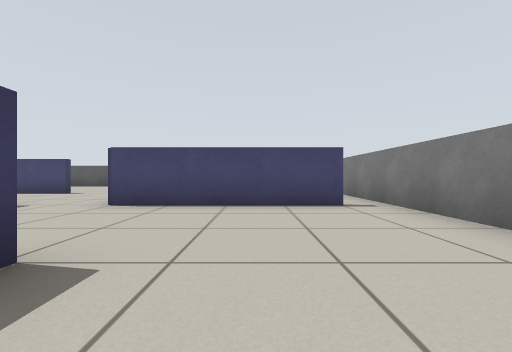
[1] (above)

24 first-person views from a walk through a Gazebo world. The camera is 0.51 m above the floor, looks level and sees 90° across. The floor is counted in squares, 1 m on a side. Each view is taken from the middle of a square. On the plan, view 1 faces up. The plan holds only what a view shows up to about 9 squares ahead; the rest is blank.

[2]
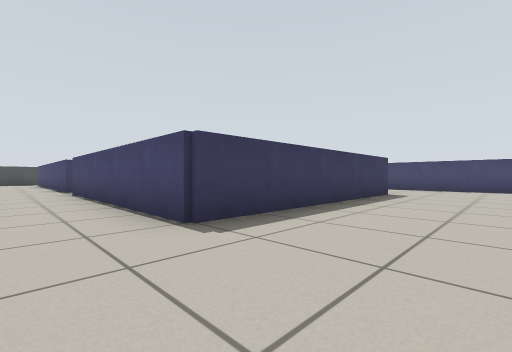

[3]
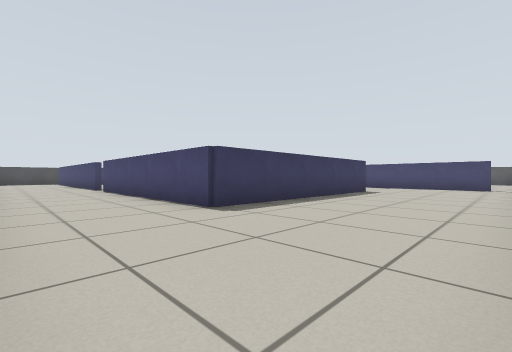

[4]
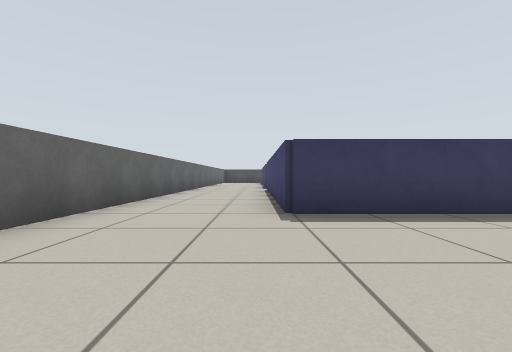

[5]
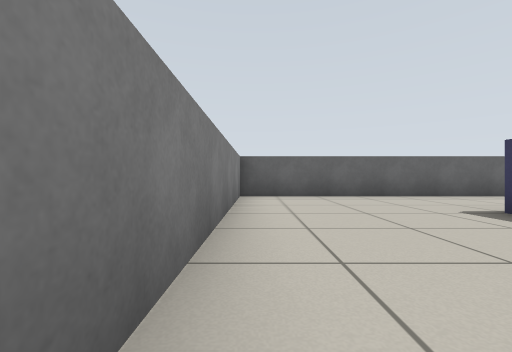

[6]
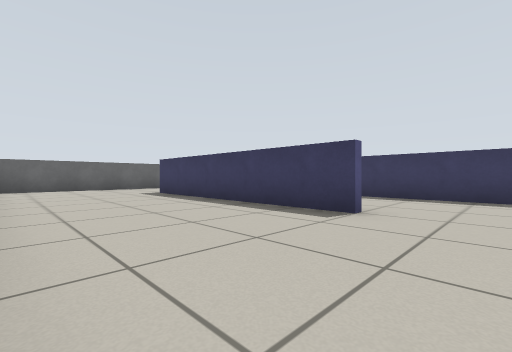

[7]
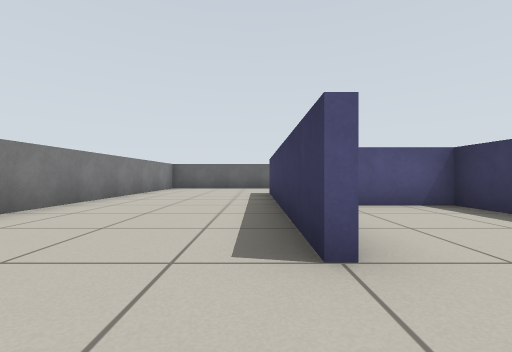

[8]
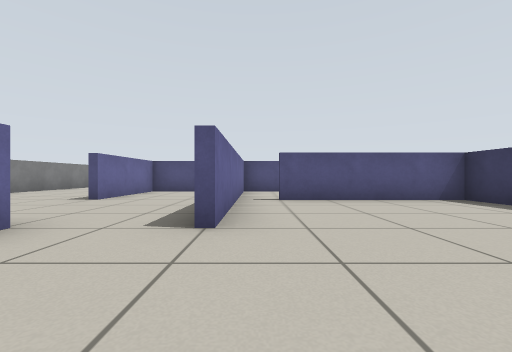

[9]
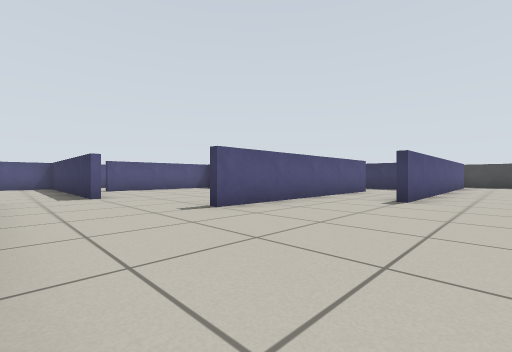

[10]
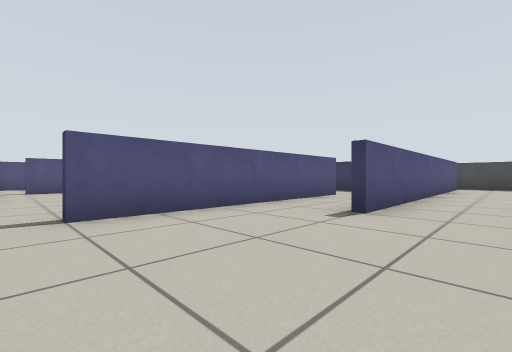

[11]
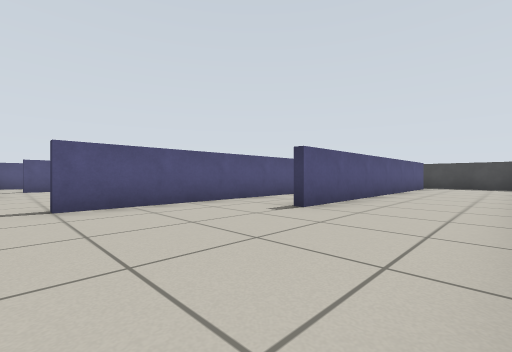

[12]
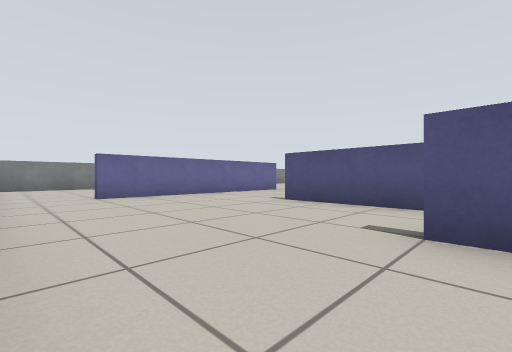

[13]
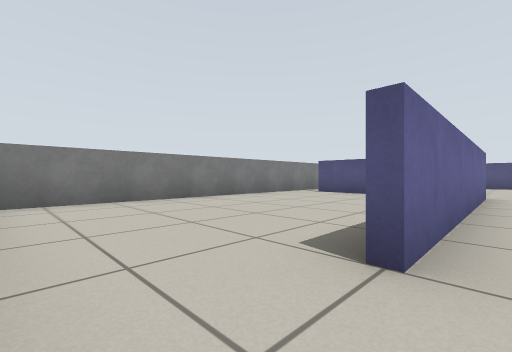

[14]
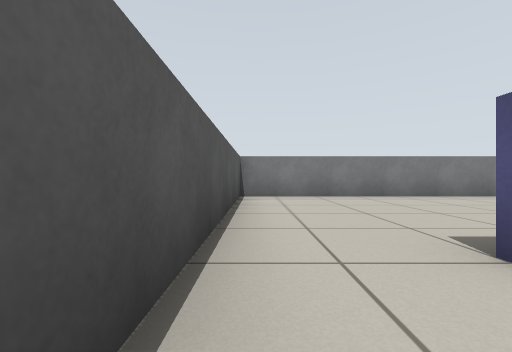

[15]
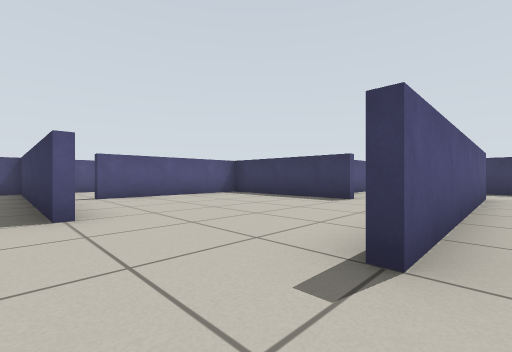

[16]
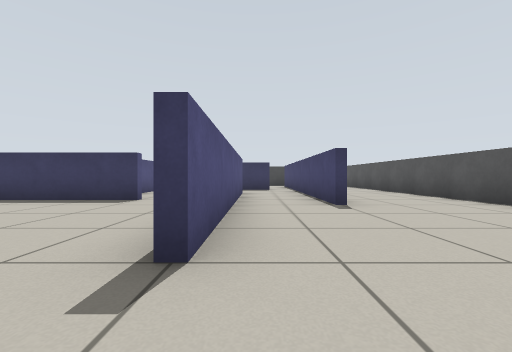

[17]
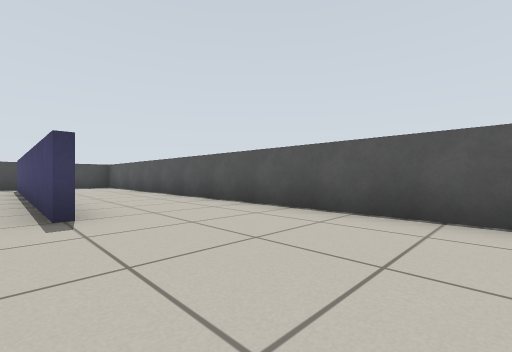

[18]
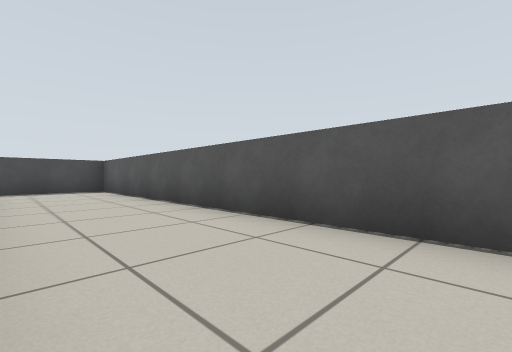

[19]
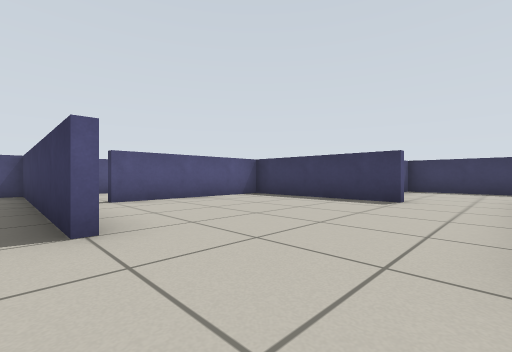

[20]
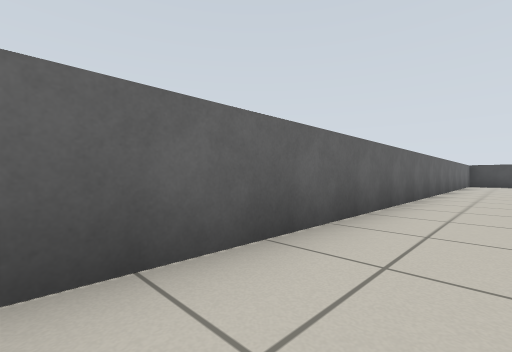

[21]
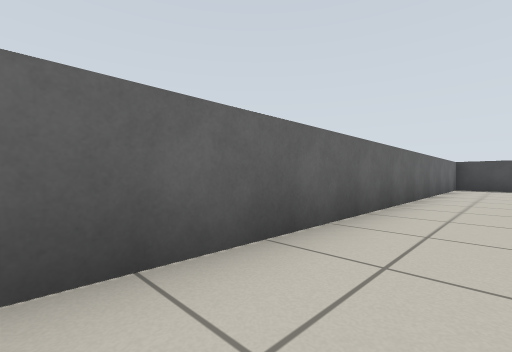

[22]
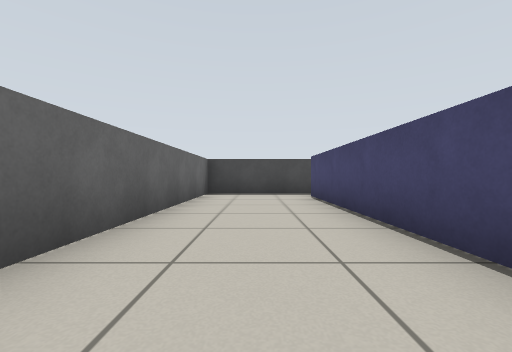

[23]
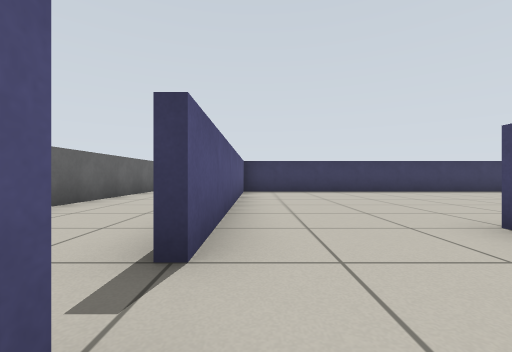

[24]
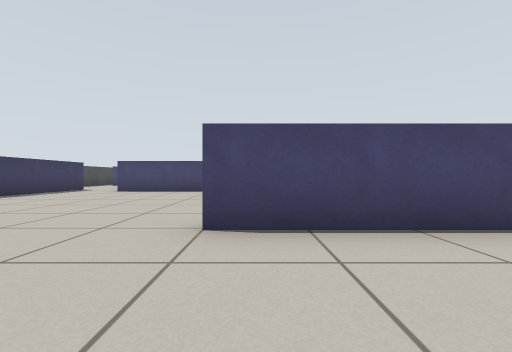

### Floor plan
Ten units are one square. View 1 is at (0, 0); x grows to the right and y downward. Boxes are objects, and circles mark ways between rooms. Rooms are numbered by the first view taken in them; rooms with no view inside come last. Other rooms are left out.
<svg viewBox="-179 -130 209 209">
<path fill="none" stroke="#000" d="M-85 46 -165 46M24 71 24 4M-14 -16 -14 46 -75 46M24 -24 24 -46M16 -44 -16 -44M-174 44 -174 74 25 74M-85 -94 -129 -94M-115 -76 -55 -76M-24 -124 -174 -124 -174 -90M-162 -96 -85 -96M-26 -44 -26 -105M-65 16 -95 16M-95 44 -85 44M-108 -44 -136 -44M-62 14 -40 14M-150 44 -95 44M-46 10 -46 -15M-154 -50 -154 45M21 -124 -24 -124M-1 -45 15 -45M24 -46 24 -125M-94 -56 -94 -16 -55 -16M-46 -15 -46 -45M-55 -74 -70 -74M-40 14 -16 14 -16 -15M-16 -44 -26 -44M-44 -45 -44 15M-134 -80 -134 -45 -116 -45"/>
<circle cx="-80" cy="50" r="3" fill="#2a7"/>
<circle cx="20" cy="-40" r="3" fill="#2a7"/>
<circle cx="-10" cy="-25" r="3" fill="#2a7"/>
<circle cx="-20" cy="-115" r="3" fill="#2a7"/>
<circle cx="-55" cy="-55" r="3" fill="#2a7"/>
<circle cx="-30" cy="-40" r="3" fill="#2a7"/>
<circle cx="-120" cy="-70" r="3" fill="#2a7"/>
<circle cx="-90" cy="35" r="3" fill="#2a7"/>
<circle cx="-50" cy="-10" r="3" fill="#2a7"/>
<circle cx="-90" cy="-60" r="3" fill="#2a7"/>
<text x="-40" y="60">1</text>
<text x="-90" y="-100">2</text>
<text x="-60" y="30">3</text>
<text x="-110" y="0">4</text>
<text x="0" y="-90">5</text>
<text x="-70" y="-40">6</text>
<text x="-30" y="-10">7</text>
<text x="-110" y="-60">8</text>
</svg>
Room 1 opens to room 3. Room 1 opens to room 5. Room 1 opens to room 7. Room 2 opens to room 5. Room 2 opens to room 6. Room 2 opens to room 7. Room 2 opens to room 8. Room 3 opens to room 4. Room 4 opens to room 6. Room 6 opens to room 8.

Where each view was taken, in squares from view 1:
view 1: 0 up, 0 right, facing up
view 2: 6 down, 1 right, facing up-left
view 3: 7 down, 2 right, facing up-left
view 4: 5 down, 2 right, facing left
view 5: 1 down, 2 right, facing down
view 6: 3 up, 2 right, facing down-left
view 7: 3 up, 1 left, facing down
view 8: 7 up, 5 left, facing down
view 9: 11 up, 3 left, facing down-left
view 10: 11 up, 5 left, facing down-left
view 11: 12 up, 5 left, facing down-left
view 12: 12 up, 9 left, facing down-right
view 13: 12 up, 3 left, facing down-right
view 14: 12 up, 4 left, facing right
view 15: 8 up, 4 left, facing down-left
view 16: 8 up, 4 left, facing left
view 17: 9 up, 5 left, facing up-left
view 18: 10 up, 8 left, facing up-left
view 19: 7 up, 4 left, facing down-left
view 20: 6 down, 2 left, facing down-left
view 21: 6 down, 6 left, facing down-left
view 22: 6 down, 10 left, facing left
view 23: 4 down, 7 left, facing left
view 24: 4 down, 9 left, facing up
